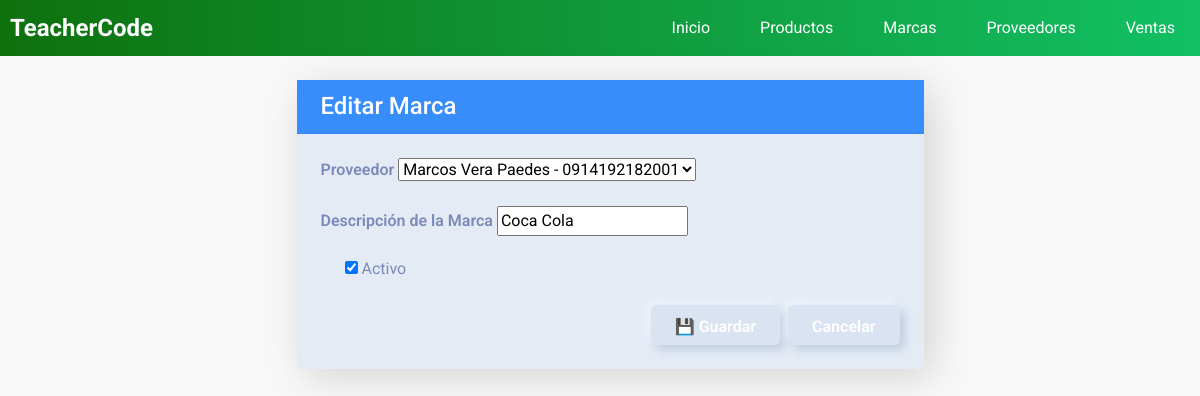
Screenshot of /brand_update/1/ (signed in) with the database file from the repository.
### core/models.py (models this page shows, shortened)
class Brand(models.Model):
    description = models.CharField('Articulo',max_length=100)
    supplier = models.ForeignKey(Supplier, on_delete=models.PROTECT, related_name='brands', verbose_name='Proveedor')
    created = models.DateTimeField(auto_now_add=True)
    updated = models.DateTimeField(auto_now=True)
    state = models.BooleanField('Activo', default = True)
    objects = models.Manager()  # Manager predeterminado
    active_brands = ActiveBrandManager()  # Manager filtrado por state=True
    class Meta:
        verbose_name = 'Marca'
        verbose_name_plural = 'Marcas'
        ordering = ['description']
        indexes = [
            models.Index(fields=['description']),]

### core/views.py (the view)
# urls.py: path('brand_update/<int:pk>/', views.BrandUpdateView.as_view(), name='brand_update'),
class BrandUpdateView(LoginRequiredMixin, TitleContextMixin, UpdateView):
    model = Brand
    form_class = BrandForm
    template_name = "brand/form.html"
    success_url = reverse_lazy("core:brand_list")
    title1 = "Marcas"
    title2 = "Editar Marca"

### core/forms.py
class BrandForm(forms.ModelForm):
    class Meta:
        model = Brand
        fields = ['supplier', 'description', 'state']

### core/mixins.py (called while the page is built)
    def get_context_data(self, **kwargs):
        context = super().get_context_data(**kwargs)
        if self.title1:
            context["title1"] = self.title1
        if self.title2:
            context["title2"] = self.title2
        return context

### core/models.py (called while the page is built)
    def __str__(self):
        return f"{self.name} - {self.ruc}"

### template/brand/form.html (shortened to what this page needs)
{% extends 'base.html' %}
{% block content %}
<div class="container mt-4">
  <div class="row justify-content-center">
    <div class="col-lg-7 col-md-9">
      <div class="card shadow-lg">
        <div class="card-header bg-primary text-white">
          <h4 class="mb-0">{{ title2 }}</h4>
        </div>
        <div class="card-body p-4">
          <form method="post" novalidate>
            <div class="mb-3">
              <label for="{{ form.supplier.id_for_label }}" class="form-label fw-semibold">Proveedor</label>
              {{ form.supplier }}
            </div>
            <div class="mb-3">
              <label for="{{ form.description.id_for_label }}" class="form-label fw-semibold">Descripción de la Marca</label>
              {{ form.description }}
            </div>
            <div class="form-check mb-4">
              {{ form.state }}
              <label class="form-check-label" for="{{ form.state.id_for_label }}">
                Activo
              </label>
            </div>
            <div class="d-grid gap-2 d-md-flex justify-content-md-end">
              <button type="submit" class="btn btn-success fw-semibold px-4">💾 Guardar</button>
              <a href="{% url 'core:brand_list' %}" class="btn btn-secondary px-4">Cancelar</a>
            </div>
          </form>
        </div>
      </div>
    </div>
  </div>
</div>
{% endblock content %}

### static/css/main.css (style rules this page uses)
body { font-family: 'Roboto', sans-serif; margin: 0; padding: 0; background-color: #f8f8f8; color: #333333; }
h1, h2, h3, h4, h5, h6 { margin-top: 0; color: rgb(97, 5, 97); }
a { color: #007bff; text-decoration: none; }
.container { margin:10px 20px; }
.btn { height: 40px; color: #fff; border: none; padding: 10px 20px; border-radius: 5px; cursor: pointer; transition: background-color 0.3s; }

### rows the page displays
Brand: supplier "Marcos Vera Paedes - 0914192182001", description "Coca Cola", state "☑"

### other values shown
{{ title2 }} "Editar Marca"
